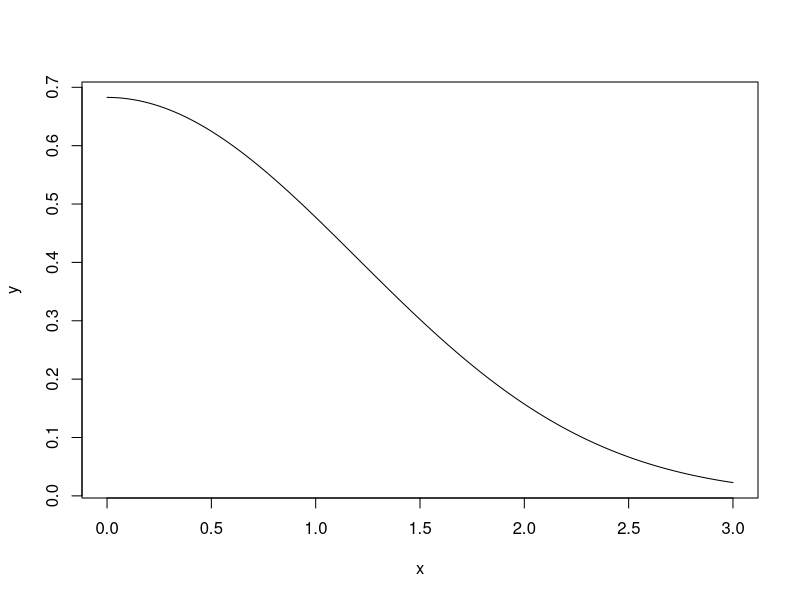
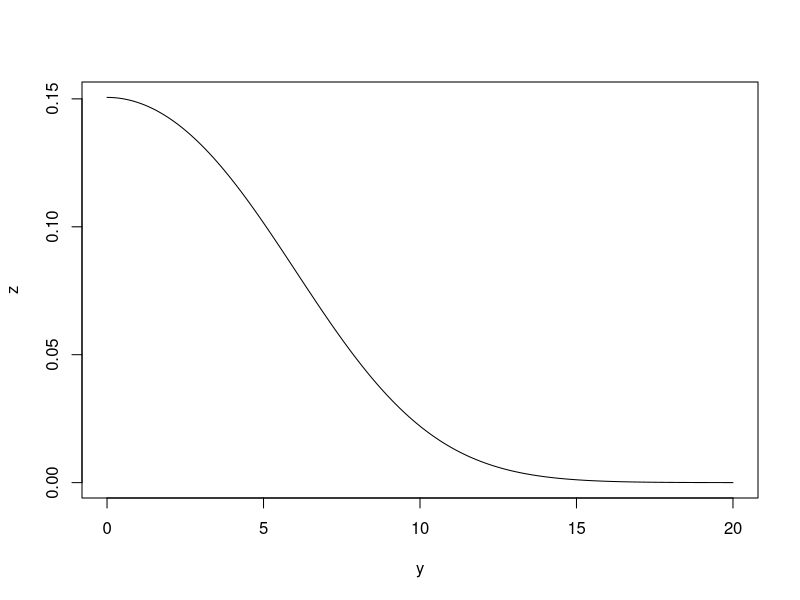
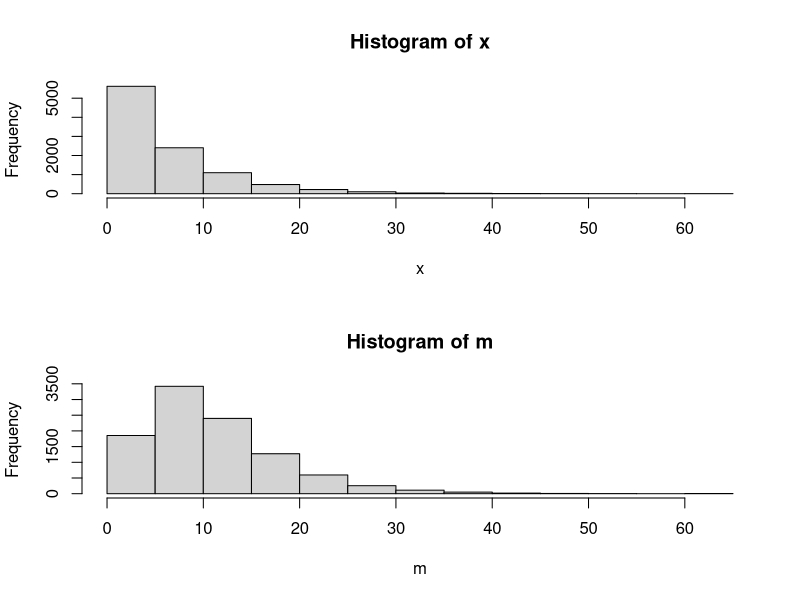

Here is the R script that generated these plots, in order:
## ---- chunk 1
(1-exp(-9/2))-(1-exp(-1/2))
## ---- chunk 2
sqrt(-2*log(1-1/4))
## ---- chunk 3
sqrt(-2*log(1-2/4))
## ---- chunk 4
sqrt(-2*log(1-3/4))
## ---- chunk 5
x <- seq(0, 3, length=1000)
y <- pnorm(1+x)-pnorm(x-1)
plot(x, y, type="l", lwd=1)
## ---- chunk 6
y <- seq(0, 20, length=1000)
z<-(dnorm((y-1)/2,mean=1,sd=2)+dnorm((-y-1)/2,mean=1,sd=2))/2
plot(y, z, type="l", lwd=1)
## ---- chunk 7
x<- rexp(10000,1/6)
y<- rexp(10000,1/6)
z<- rexp(10000,1/6)
m<- pmax(x,y,z)

par(mfrow=c(2,1))
hist(x)
hist(m)
mean(m)
## ---- chunk 8
1-pexp(15000,rate=10^-4)
## ---- chunk 9
1-pexp(15000,rate=10^-4)
## ---- chunk 10
results<-replicate(10^4,all(cumsum(rexp(5,7))<rexp(1,3)))

sum(results)/10^4
(7/(7+3))^5
